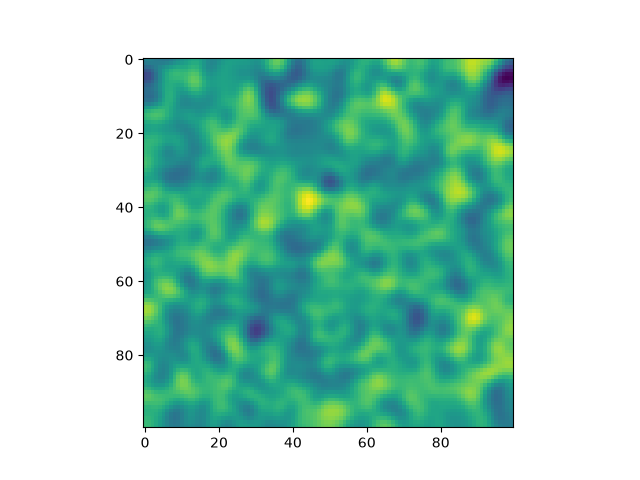

Write Python code to recreate this figure.
import numpy as np
import matplotlib
matplotlib.use('Agg')
import matplotlib.pyplot as plt

def simulate_pattern_formation(grid_size, iterations):
    grid = np.random.rand(grid_size, grid_size)

    for _ in range(iterations):
        new_grid = np.copy(grid)
        for i in range(grid_size):
            for j in range(grid_size):
                neighbors = []
                if i > 0:
                    neighbors.append(grid[i-1, j])
                if i < grid_size - 1:
                    neighbors.append(grid[i+1, j])
                if j > 0:
                    neighbors.append(grid[i, j-1])
                if j < grid_size - 1:
                    neighbors.append(grid[i, j+1])
                new_grid[i, j] += 0.1 * (np.mean(neighbors) - grid[i, j])
        grid = new_grid

    return grid

grid_size = 100
iterations = 100
grid = simulate_pattern_formation(grid_size, iterations)

plt.imshow(grid, cmap='viridis')
plt.savefig('pattern_formation.png')
